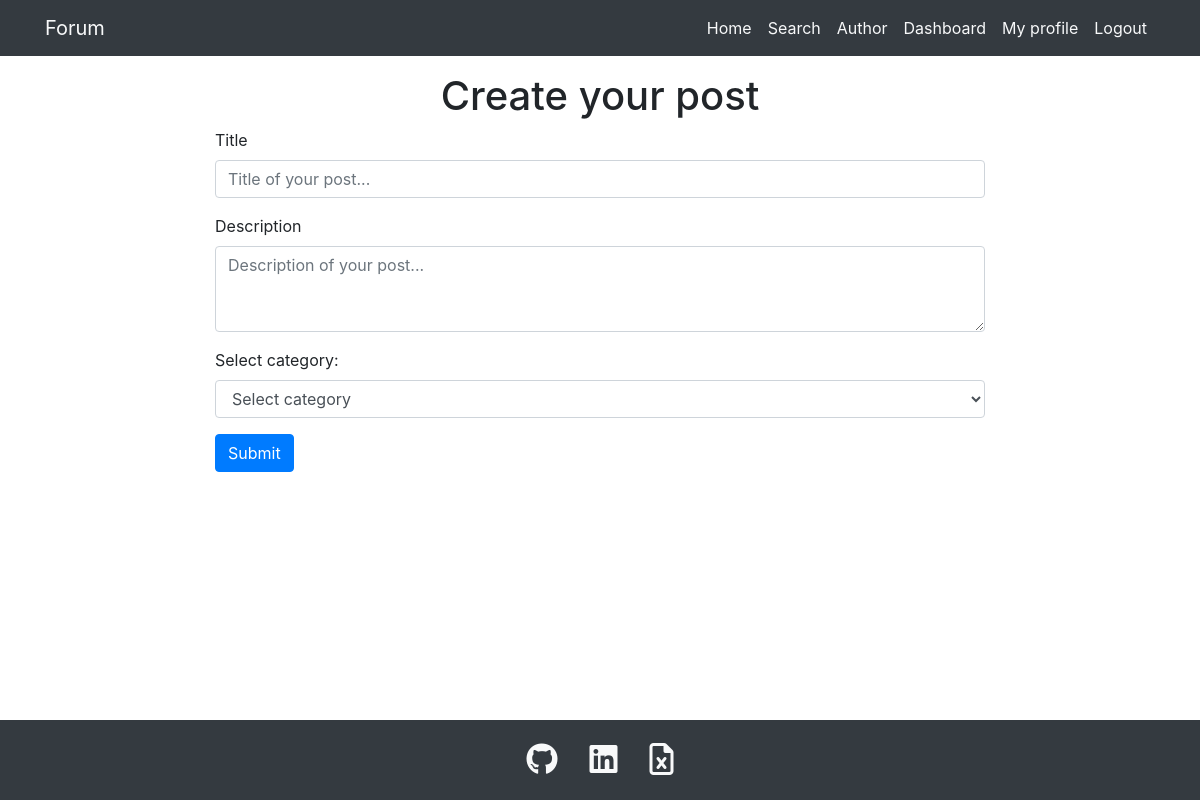
The app's page /index.php?page=createpost&width=1 (signed in) with its own data.
### tables this page shows
CREATE TABLE `menu` (
  `id` int(11) NOT NULL,
  `name` varchar(50) NOT NULL,
  `url` varchar(100) NOT NULL,
  `auth` int(11) NOT NULL
);

CREATE TABLE `footer` (
  `id` int(11) NOT NULL,
  `href` varchar(100) NOT NULL,
  `class` varchar(100) NOT NULL
);

### models/menu/get_menu.php (called while the page is built)
<?php
function get_menu($auth_lvl, $pdo){
    $sql = "SELECT name, url FROM menu WHERE auth = :a";
    $stmt = $pdo->prepare($sql);
    $stmt->bindParam(":a", $auth_lvl);
    $stmt->execute();
    $data = $stmt->fetchAll();
    return $data;
}

### models/footer/get_footer.php (called while the page is built)
<?php
$sql = "SELECT * FROM footer";
$stmt = $pdo->query($sql);
$stmt->execute();
$footer_data = $stmt->fetchAll();

### views/users/createpost.php (the view, shortened to what this page needs)
<div class="container-fluid">
    <div class="row">
        <div class="col-12">
            <h1 class="text-center mt-3">Create your post<h1>
        </div>
        <div class="col-8 m-auto">
            <form method="POST">
                <div class="form-group">
                    <label for="title">Title</label>
                    <input type="text" id="title" class="form-control" name="title" placeholder="Title of your post...">
                </div>
                <div class="form-group">
                    <label for="desc">Description</label>
                    <textarea class="form-control" id="desc" placeholder="Description of your post..." rows="3"></textarea>
                </div>
                <div class="form-group">
                    <label for="ctg">Select category:</label>
                    <select class="form-control" id="ctg">
                        <option value="0">Select category</option>
                    </select>
                </div>
                <button type="button" id="submit" class="btn btn-primary">Submit</button>
            </form>
        </div>
    </div>
</div>

### views/fixed/navbar.php (shortened to what this page needs)
<?php
    require_once "models/menu/get_menu.php";
    $basic_menu = get_menu(2, $pdo);
    $auth_menu = get_menu(1, $pdo);
    $unauth_menu = get_menu(0, $pdo);
?>
<nav class="navbar navbar-expand-lg navbar-light bg-light bg-dark">
  <div class="container">
    <a class="navbar-brand text-light" href="index.php">Forum</a>
    <div class="collapse navbar-collapse" id="navbarTogglerDemo02">
        <ul class="navbar-nav ml-auto mt-2 mt-lg-0">
        <?php foreach($basic_menu as $b): ?>
            <li class="nav-item active">
                <a class="nav-link text-light" href="<?= $b["url"] ?>"> <?= $b["name"] ?> </a>
            </li>
        <?php endforeach ?>
        <?php if(!isset($_SESSION["role"])): ?>
            <?php foreach($unauth_menu as $a): ?>
                <li class="nav-item active">
                    <a class="nav-link text-light" href="<?= $a["url"] ?>"> <?= $a["name"] ?> </a>
                </li>
            <?php endforeach ?>
        <?php else: ?>
            <?php if($_SESSION["role"] == "1"): ?>
                <li class="nav-item active">
                    <a class="nav-link text-light" href="index.php?page=dashboard&width=1">Dashboard</a>
                </li>
            <?php endif ?>
            <?php foreach($auth_menu as $a): ?>
                <li class="nav-item active">
                    <a class="nav-link text-light" href="<?= $a["url"] ?>"> <?= $a["name"] ?> </a>
                </li>
            <?php endforeach ?>
        <?php endif ?>
        </ul>
    </div>
  </div>
</nav>

### views/fixed/footer.php
            </div>
        <footer id="footer" class="bg-dark">
            <div class="col-12  container">
                <div class="d-flex justify-content-center">
                    <?php foreach($footer_data as $fd): ?>
                        <a target="_blank" class="text-light text-decoration-none font-20 m-3" href="<?= $fd["href"] ?>">
                            <i class="<?= $fd["class"] ?>"></i>
                        </a>
                    <?php endforeach ?>
                </div>
            </div>
        </footer>
    </body>
</html>

### assets/css/main.css (style rules this page uses)
#footer { position: absolute; bottom: 0; width: 100%; height: 80px; }
.font-20 { font-size: 2rem; }

### records on screen
menu: name "Home"
menu: name "Search"
menu: name "Author"
menu: name "My profile"
menu: name "Logout"
